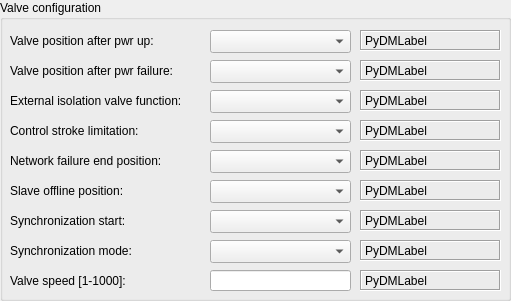
  <widget class="QGroupBox" name="groupBox_2">
   <property name="geometry">
    <rect>
     <x>10</x>
     <y>80</y>
     <width>511</width>
     <height>301</height>
    </rect>
   </property>
   <property name="title">
    <string>Valve configuration</string>
   </property>
   <widget class="QLabel" name="label_3">
    <property name="geometry">
     <rect>
      <x>10</x>
      <y>30</y>
      <width>201</width>
      <height>21</height>
     </rect>
    </property>
    <property name="text">
     <string>Valve position after pwr up:</string>
    </property>
   </widget>
   <widget class="QLabel" name="label_4">
    <property name="geometry">
     <rect>
      <x>10</x>
      <y>60</y>
      <width>201</width>
      <height>21</height>
     </rect>
    </property>
    <property name="text">
     <string>Valve position after pwr failure:</string>
    </property>
   </widget>
   <widget class="QLabel" name="label_5">
    <property name="geometry">
     <rect>
      <x>10</x>
      <y>90</y>
      <width>201</width>
      <height>21</height>
     </rect>
    </property>
    <property name="text">
     <string>External isolation valve function:</string>
    </property>
   </widget>
   <widget class="QLabel" name="label_6">
    <property name="geometry">
     <rect>
      <x>10</x>
      <y>120</y>
      <width>201</width>
      <height>21</height>
     </rect>
    </property>
    <property name="text">
     <string>Control stroke limitation:</string>
    </property>
   </widget>
   <widget class="QLabel" name="label_7">
    <property name="geometry">
     <rect>
      <x>10</x>
      <y>150</y>
      <width>201</width>
      <height>21</height>
     </rect>
    </property>
    <property name="text">
     <string>Network failure end position:</string>
    </property>
   </widget>
   <widget class="QLabel" name="label_8">
    <property name="geometry">
     <rect>
      <x>10</x>
      <y>180</y>
      <width>201</width>
      <height>21</height>
     </rect>
    </property>
    <property name="text">
     <string>Slave offline position:</string>
    </property>
   </widget>
   <widget class="QLabel" name="label_9">
    <property name="geometry">
     <rect>
      <x>10</x>
      <y>210</y>
      <width>201</width>
      <height>21</height>
     </rect>
    </property>
    <property name="text">
     <string>Synchronization start:</string>
    </property>
   </widget>
   <widget class="QLabel" name="label_10">
    <property name="geometry">
     <rect>
      <x>10</x>
      <y>240</y>
      <width>201</width>
      <height>21</height>
     </rect>
    </property>
    <property name="text">
     <string>Synchronization mode:</string>
    </property>
   </widget>
   <widget class="PyDMEnumComboBox" name="PyDMEnumComboBox">
    <property name="geometry">
     <rect>
      <x>210</x>
      <y>30</y>
      <width>141</width>
      <height>23</height>
     </rect>
    </property>
    <property name="toolTip">
     <string/>
    </property>
    <property name="currentText">
     <string/>
    </property>
    <property name="alarmSensitiveBorder" stdset="0">
     <bool>false</bool>
    </property>
   </widget>
   <widget class="PyDMLabel" name="PyDMLabel_5">
    <property name="geometry">
     <rect>
      <x>360</x>
      <y>30</y>
      <width>141</width>
      <height>21</height>
     </rect>
    </property>
    <property name="toolTip">
     <string/>
    </property>
    <property name="frameShape">
     <enum>QFrame::Box</enum>
    </property>
    <property name="frameShadow">
     <enum>QFrame::Sunken</enum>
    </property>
    <property name="text">
     <string>PyDMLabel</string>
    </property>
    <property name="precisionFromPV" stdset="0">
     <bool>false</bool>
    </property>
    <property name="alarmSensitiveBorder" stdset="0">
     <bool>false</bool>
    </property>
   </widget>
   <widget class="PyDMEnumComboBox" name="PyDMEnumComboBox_2">
    <property name="geometry">
     <rect>
      <x>210</x>
      <y>60</y>
      <width>141</width>
      <height>23</height>
     </rect>
    </property>
    <property name="toolTip">
     <string/>
    </property>
    <property name="currentText">
     <string/>
    </property>
    <property name="alarmSensitiveBorder" stdset="0">
     <bool>false</bool>
    </property>
   </widget>
   <widget class="PyDMLabel" name="PyDMLabel_8">
    <property name="geometry">
     <rect>
      <x>360</x>
      <y>60</y>
      <width>141</width>
      <height>21</height>
     </rect>
    </property>
    <property name="toolTip">
     <string/>
    </property>
    <property name="frameShape">
     <enum>QFrame::Box</enum>
    </property>
    <property name="frameShadow">
     <enum>QFrame::Sunken</enum>
    </property>
    <property name="text">
     <string>PyDMLabel</string>
    </property>
    <property name="precisionFromPV" stdset="0">
     <bool>false</bool>
    </property>
    <property name="alarmSensitiveBorder" stdset="0">
     <bool>false</bool>
    </property>
   </widget>
   <widget class="PyDMEnumComboBox" name="PyDMEnumComboBox_3">
    <property name="geometry">
     <rect>
      <x>210</x>
      <y>90</y>
      <width>141</width>
      <height>23</height>
     </rect>
    </property>
    <property name="toolTip">
     <string/>
    </property>
    <property name="currentText">
     <string/>
    </property>
    <property name="alarmSensitiveBorder" stdset="0">
     <bool>false</bool>
    </property>
   </widget>
   <widget class="PyDMLabel" name="PyDMLabel_9">
    <property name="geometry">
     <rect>
      <x>360</x>
      <y>90</y>
      <width>141</width>
      <height>21</height>
     </rect>
    </property>
    <property name="toolTip">
     <string/>
    </property>
    <property name="frameShape">
     <enum>QFrame::Box</enum>
    </property>
    <property name="frameShadow">
     <enum>QFrame::Sunken</enum>
    </property>
    <property name="text">
     <string>PyDMLabel</string>
    </property>
    <property name="precisionFromPV" stdset="0">
     <bool>false</bool>
    </property>
    <property name="alarmSensitiveBorder" stdset="0">
     <bool>false</bool>
    </property>
   </widget>
   <widget class="PyDMLabel" name="PyDMLabel_10">
    <property name="geometry">
     <rect>
      <x>360</x>
      <y>120</y>
      <width>141</width>
      <height>21</height>
     </rect>
    </property>
    <property name="toolTip">
     <string/>
    </property>
    <property name="frameShape">
     <enum>QFrame::Box</enum>
    </property>
    <property name="frameShadow">
     <enum>QFrame::Sunken</enum>
    </property>
    <property name="text">
     <string>PyDMLabel</string>
    </property>
    <property name="precisionFromPV" stdset="0">
     <bool>false</bool>
    </property>
    <property name="alarmSensitiveBorder" stdset="0">
     <bool>false</bool>
    </property>
   </widget>
   <widget class="PyDMEnumComboBox" name="PyDMEnumComboBox_4">
    <property name="geometry">
     <rect>
      <x>210</x>
      <y>120</y>
      <width>141</width>
      <height>23</height>
     </rect>
    </property>
    <property name="toolTip">
     <string/>
    </property>
    <property name="currentText">
     <string/>
    </property>
    <property name="alarmSensitiveBorder" stdset="0">
     <bool>false</bool>
    </property>
   </widget>
   <widget class="PyDMEnumComboBox" name="PyDMEnumComboBox_5">
    <property name="geometry">
     <rect>
      <x>210</x>
      <y>150</y>
      <width>141</width>
      <height>23</height>
     </rect>
    </property>
    <property name="toolTip">
     <string/>
    </property>
    <property name="currentText">
     <string/>
    </property>
    <property name="alarmSensitiveBorder" stdset="0">
     <bool>false</bool>
    </property>
   </widget>
   <widget class="PyDMLabel" name="PyDMLabel_11">
    <property name="geometry">
     <rect>
      <x>360</x>
      <y>150</y>
      <width>141</width>
      <height>21</height>
     </rect>
    </property>
    <property name="toolTip">
     <string/>
    </property>
    <property name="frameShape">
     <enum>QFrame::Box</enum>
    </property>
    <property name="frameShadow">
     <enum>QFrame::Sunken</enum>
    </property>
    <property name="text">
     <string>PyDMLabel</string>
    </property>
    <property name="precisionFromPV" stdset="0">
     <bool>false</bool>
    </property>
    <property name="alarmSensitiveBorder" stdset="0">
     <bool>false</bool>
    </property>
   </widget>
   <widget class="PyDMLabel" name="PyDMLabel_12">
    <property name="geometry">
     <rect>
      <x>360</x>
      <y>180</y>
      <width>141</width>
      <height>21</height>
     </rect>
    </property>
    <property name="toolTip">
     <string/>
    </property>
    <property name="frameShape">
     <enum>QFrame::Box</enum>
    </property>
    <property name="frameShadow">
     <enum>QFrame::Sunken</enum>
    </property>
    <property name="text">
     <string>PyDMLabel</string>
    </property>
    <property name="precisionFromPV" stdset="0">
     <bool>false</bool>
    </property>
    <property name="alarmSensitiveBorder" stdset="0">
     <bool>false</bool>
    </property>
   </widget>
   <widget class="PyDMEnumComboBox" name="PyDMEnumComboBox_6">
    <property name="geometry">
     <rect>
      <x>210</x>
      <y>180</y>
      <width>141</width>
      <height>23</height>
     </rect>
    </property>
    <property name="toolTip">
     <string/>
    </property>
    <property name="currentText">
     <string/>
    </property>
    <property name="alarmSensitiveBorder" stdset="0">
     <bool>false</bool>
    </property>
   </widget>
   <widget class="PyDMEnumComboBox" name="PyDMEnumComboBox_7">
    <property name="geometry">
     <rect>
      <x>210</x>
      <y>210</y>
      <width>141</width>
      <height>23</height>
     </rect>
    </property>
    <property name="toolTip">
     <string/>
    </property>
    <property name="currentText">
     <string/>
    </property>
    <property name="alarmSensitiveBorder" stdset="0">
     <bool>false</bool>
    </property>
   </widget>
   <widget class="PyDMLabel" name="PyDMLabel_13">
    <property name="geometry">
     <rect>
      <x>360</x>
      <y>210</y>
      <width>141</width>
      <height>21</height>
     </rect>
    </property>
    <property name="toolTip">
     <string/>
    </property>
    <property name="frameShape">
     <enum>QFrame::Box</enum>
    </property>
    <property name="frameShadow">
     <enum>QFrame::Sunken</enum>
    </property>
    <property name="text">
     <string>PyDMLabel</string>
    </property>
    <property name="precisionFromPV" stdset="0">
     <bool>false</bool>
    </property>
    <property name="alarmSensitiveBorder" stdset="0">
     <bool>false</bool>
    </property>
   </widget>
   <widget class="PyDMEnumComboBox" name="PyDMEnumComboBox_8">
    <property name="geometry">
     <rect>
      <x>210</x>
      <y>240</y>
      <width>141</width>
      <height>23</height>
     </rect>
    </property>
    <property name="toolTip">
     <string/>
    </property>
    <property name="currentText">
     <string/>
    </property>
    <property name="alarmSensitiveBorder" stdset="0">
     <bool>false</bool>
    </property>
   </widget>
   <widget class="PyDMLabel" name="PyDMLabel_14">
    <property name="geometry">
     <rect>
      <x>360</x>
      <y>240</y>
      <width>141</width>
      <height>21</height>
     </rect>
    </property>
    <property name="toolTip">
     <string/>
    </property>
    <property name="frameShape">
     <enum>QFrame::Box</enum>
    </property>
    <property name="frameShadow">
     <enum>QFrame::Sunken</enum>
    </property>
    <property name="text">
     <string>PyDMLabel</string>
    </property>
    <property name="precisionFromPV" stdset="0">
     <bool>false</bool>
    </property>
    <property name="alarmSensitiveBorder" stdset="0">
     <bool>false</bool>
    </property>
   </widget>
   <widget class="PyDMLabel" name="PyDMLabel_27">
    <property name="geometry">
     <rect>
      <x>360</x>
      <y>270</y>
      <width>141</width>
      <height>21</height>
     </rect>
    </property>
    <property name="toolTip">
     <string/>
    </property>
    <property name="frameShape">
     <enum>QFrame::Box</enum>
    </property>
    <property name="frameShadow">
     <enum>QFrame::Sunken</enum>
    </property>
    <property name="text">
     <string>PyDMLabel</string>
    </property>
    <property name="precisionFromPV" stdset="0">
     <bool>false</bool>
    </property>
    <property name="alarmSensitiveBorder" stdset="0">
     <bool>false</bool>
    </property>
   </widget>
   <widget class="QLabel" name="label_21">
    <property name="geometry">
     <rect>
      <x>10</x>
      <y>270</y>
      <width>201</width>
      <height>21</height>
     </rect>
    </property>
    <property name="text">
     <string>Valve speed [1-1000]:</string>
    </property>
   </widget>
   <widget class="PyDMLineEdit" name="PyDMLineEdit_5">
    <property name="geometry">
     <rect>
      <x>210</x>
      <y>270</y>
      <width>141</width>
      <height>21</height>
     </rect>
    </property>
    <property name="toolTip">
     <string/>
    </property>
   </widget>
  </widget>
